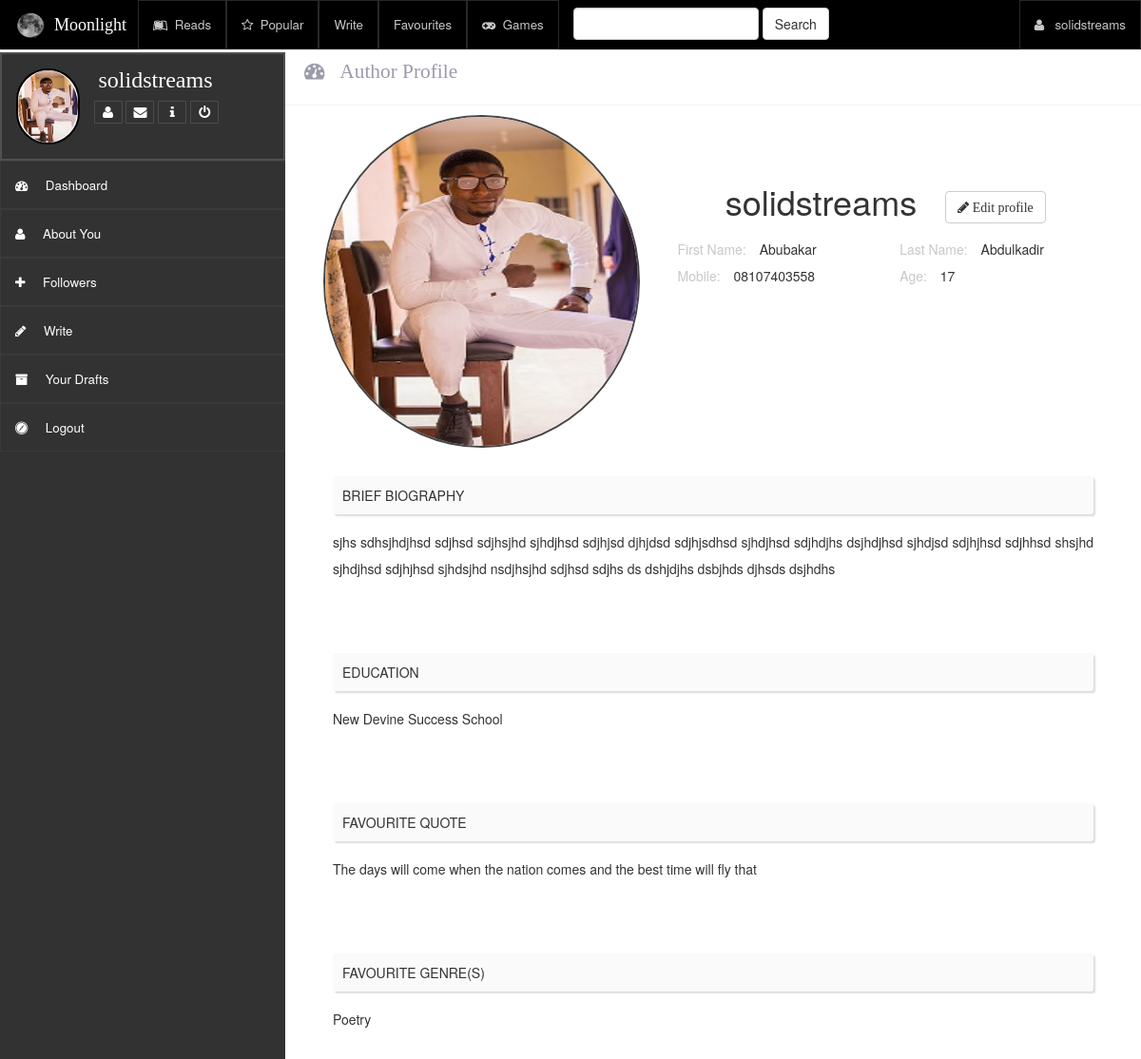
The page /about/solidstreams (signed in) on the database its author committed.
### writeups/models.py (models this page shows, shortened)
class Bio(models.Model):
    author = models.ForeignKey(User, on_delete=models.CASCADE)
    bio = models.TextField(null=True)
    school = models.CharField(max_length=250, null=True)
    age = models.IntegerField(null=True)
    quote = models.TextField(null=True)
    genre = models.CharField(max_length=250, null=True)
    mobile_no = models.CharField(max_length=250, null=True)
    photo = models.FileField(blank=True)

### writeups/views.py (the view)
# urls.py: path('about/<username>', views.About.as_view(), name='about'),
class About(View):
    @method_decorator(login_required)
    def get(self, request, username):
        user_details = get_user_details(username)
        user = User.objects.get(username=username)
        context = {
            'user_details': user_details,
            'request_user': user,
            'followed': check_followed(request.user, username)
        }
        return render(request, "writeups/about.html", context)

### writeups/utiliity.py (called while the page is built)
def get_user_details(username):
    user = User.objects.get(username=username)
    bio = Bio.objects.get(author__username=username)
    details = {
        'username': user.username,
        'email': user.email,
        'firstname': user.first_name,
        'lastname': user.last_name,
        'mobile_no': bio.mobile_no,
        'bio': bio.bio,
        'school': bio.school,
        'age': bio.age,
        'quote': bio.quote,
        'genre': bio.genre,
        'photo': bio.photo
    }
    return details

def check_followed(follower, follow):
    if follower.is_authenticated:
        elem = Follow.objects.filter(follow=follow).filter(follower=follower)
    else:
        elem = False
    if elem:
        return True
    else:
        return False

### writeups/templates/writeups/about.html (shortened to what this page needs)
{% extends 'writeups/base_user.html' %}
{% load static %}
{% block css %}
  <link rel="stylesheet" type="text/css" href="{% static 'writeups/css/profile.css' %}"/>
{% endblock %}
{%block head_title %}
	Author Profile
{% endblock %}
{% block mainBody %}
<div class="about-cont col-xs-12 col-sm-12 col-md-12 col-lg-12">
				<div class="row">
					<div class="img-username col-xs-12 col-sm-5 col-md-5 col-lg-5">
						<div class="bio-img-cont">
							{% if user_details.photo %}
								<img src="{{ user_details.photo.url }}" class="bio-img img-circle" />
							{% else %}
								<img src="{% static 'writeups/images/default.jpg' %}" class="bio-img img-circle" />
							{% endif %}
						</div>
					</div>
					<div class="each-section personal col-xs-12 col-sm-7 col-md-7 col-lg-7">
						<div class="section-content">
							<div class="row">
								<div class="username">
									{{user_details.username}}
									{% if user.is_authenticated and user.id == request_user.id%}
										&nbsp <a href="{% url 'writeups:update_about' user.pk %}" class="btn btn-default fa fa-pencil"> Edit profile </a>
									{% endif %}
								</div>
								<div class="col-xs-12 col-sm-6 col-md-6 col-lg-6">
									<span class="section-label"> First Name: </span>
									<span class="section-value"> {{user_details.firstname}} </span>
								</div>
								<div class="col-xs-12 col-sm-6 col-md-6 col-lg-6">
									<span class="section-label"> Last Name: </span>
									<span class="section-value"> {{user_details.lastname}} </span>
								</div>
								<div class="col-xs-12 col-sm-6 col-md-6 col-lg-6">
									<span class="section-label"> Mobile: </span>
									<span class="section-value"> {{user_details.mobile_no}} </span>
								</div>
								<div class="col-xs-12 col-sm-6 col-md-6 col-lg-6">
									<span class="section-label"> Age: </span>
									<span class="section-value"> {{user_details.age}} </span>
								</div>
							</div>
						</div>
					</div>
				</div>
				<div class="each-section">
					<div class="section-header"> BRIEF BIOGRAPHY </div>
					<div class="section-content">
						<div class="row">
							<div class="section-value">
								{{user_details.bio}}
							</div>
						</div>
					</div>
				</div>
				<div class="each-section">
					<div class="section-header"> EDUCATION </div>
					<div class="section-content">
						<div class="row">
							<div class="section-value">
								{{user_details.school}}
							</div>
						</div>
					</div>
				</div>
				<div class="each-section">
					<div class="section-header"> FAVOURITE QUOTE </div>
					<div class="section-content">
						<div class="row">
							<div class="section-value">
								{{user_details.quote}}
							</div>
						</div>
					</div>
				</div>
				<div class="each-section">
					<div class="section-header"> FAVOURITE GENRE(S) </div>
					<div class="section-content">
						<div class="row">
							<div class="section-value">
								{{user_details.genre}}
							</div>
						</div>
					</div>
				</div>
              </div>
{% endblock %}

### writeups/templates/writeups/base_user.html (shortened to what this page needs)
{% load static %}
<!DOCTYPE html>
<html lang="en" dir="ltr">
 <head>
    <link rel='stylesheet' type="text/css" href="{% static 'writeups/fonts/font-awesome.css' %}" />
    <link rel="stylesheet" type="text/css" href="{% static 'writeups/css/bootstrap.min.css' %}" />
    <link rel="stylesheet" type="text/css" href="{% static 'writeups/css/bootstrap.css' %}" />
    <link rel="stylesheet" type="text/css" href="{% static 'writeups/css/base_user.css' %}"/>
    {% block css %}
    {% endblock %}
  </head>
  <body>
      <div class="navbar navbar-default navbar-fixed-top">
        <div class="container-fluid">
            <div class="navbar-header">
              <div class="navbar-brand">
                <a href="{% url 'writeups:index' %}" class='nav-link'>
                    <img src="{% static 'writeups/images/logo.png' %}" class="logo-img" width="40px" height="30px" />
                    <span class='brand-name'> Moonlight </span>
                </a>
              </div>
            </div>
            <div class="collapse navbar-collapse" id="menuList">
              <ul class="nav navbar-nav">
                  <li><a href="{% url 'writeups:read' 'all' 'recent' %}"> <span class="fa fa-leanpub"></span>&nbsp Reads </a></li>
                  <li><a href="{% url 'writeups:popular' 'all' %}"><span class="fa fa-star-o"></span>&nbsp Popular </a></li>
                  <li><a href="{% url 'writeups:write' %}"> Write </a></li>
                  <li><a href="{% url 'writeups:favourites' 'all' %}"> Favourites </a></li>
                  <li><a href="#"> <span class="fa fa-gamepad"></span>&nbsp Games </a></li>
              </ul>
              <form class="navbar-form navbar-left" role="search" action="#" method="post">
                <div class="form-group">
                  <input type="text" name="" class='form-control' value="" />
                </div>
                <button type="button" name="button" class="btn btn-default"> Search </button>
              </form>
              <ul class='nav navbar-nav navbar-right'>
                  {% if user.is_authenticated %}
                        <li class="dropdown">
                          <a href="{% url 'writeups:dashboard' user.username %}"> <span class="fa fa-user"> </span> &nbsp
                              {{user.username}} </a>
                        </li>
                  {% else %}
                        <li> <a href="{% url 'writeups:login' %}"> Login </a> </li>
                  {% endif %}
              </ul>
            </div>
        </div>
      </div>
      <div class="container-fluid">
        <div class="row">
          <div class="left-hand col-xs-12 col-sm-3 col-md-3 col-lg-3">
              <div class="profile-header row">
                <div class="profile-img col-xs-4 col-sm-3 col-md-3 col-lg-3">
                  {% if user_details.photo %}
                    <img src="{{ user_details.photo.url }}" alt="" width='100%' height='100%' class="img-circle"/>
                  {% else %}
                    <img src="{% static 'writeups/images/default.jpg' %}" alt="" width='100%' height='100%' class="img-circle" />
                  {% endif %}
                </div>
                <div class="profile-details col-xs-8 col-sm-9 col-md-9 col-lg-9">
                  <div class="profile-name"> {{request_user.username}} </div>
                  {% if user.is_authenticated and user.id == request_user.id %}
                      <div class="profile-icons">
                          <span class='fa fa-user icon'></span>
                          <span class='fa fa-envelope icon'></span>
                          <span class='fa fa-info icon'></span>
                          <span class='fa fa-power-off icon'></span>
                      </div>
                  {% endif %}
                </div>
              </div>
              <div class="row">
                  <a href="{% url 'writeups:dashboard' request_user.username%}"> <div class="profile-list"> <span class="fa fa-dashboard"></span> &nbsp &nbsp Dashboard </div> </a>
                  <a href="{% url 'writeups:about' request_user.username %}"><div class="profile-list"> <span class="fa fa-user"></span> &nbsp &nbsp About You </div> </a>
                  <a href="{% url 'writeups:followers' request_user.username %}"><div class="profile-list"> <span class="fa fa-plus"></span> &nbsp &nbsp Followers </div></a>
                  <a href="{% url 'writeups:write' %}"> <div class="profile-list"> <span class="fa fa-pencil"></span> &nbsp &nbsp Write </div></a>
                  <div class="profile-list"> <span class="fa fa-archive"></span> &nbsp &nbsp Your Drafts </div>
                  <a href="{% url 'writeups:logout' %}"><div class="profile-list"> <span class="fa fa-safari"></span> &nbsp &nbsp Logout </div> </a>
              </div>
          </div>
          <div class="right-hand col-xs-12 col-sm-9 col-md-9 col-lg-9">
              <div class="content-header"> <span class="fa fa-dashboard"> &nbsp {% block head_title %} {% endblock %}</span></div>
              <div class="mainbody-cont col-xs-12 col-sm-12 col-md-12 col-lg-12">
                  {% block mainBody %}
                  {% endblock %}
              </div>
          </div>
          </div>
        </div>
  </body>
</html>

### writeups/static/writeups/css/base_user.css (style rules this page uses)
a { text-decoration: none; }
.navbar-default { background-color: rgb(0, 0, 0); margin-bottom: 0px; }
.navbar-brand { padding: 12px; }
.brand-name { color: white; font-family: cursive; }
.nav-link { text-decoration: none; }
.navbar-nav > li > a { color: rgb(200, 200, 200) !important; border: 1px solid rgba(100, 100, 100, 0.4); font-size: 10pt; font-weight: lighter; }
.navbar-form { margin-top: 0px; padding-top: 8px; }
.left-hand { position: fixed; top: 55px; bottom: 0px; background-color: rgb(50, 50, 50); }
.profile-header { padding: 15px; border: 2px solid rgba(100, 100, 100, 0.6) }
.profile-img { background-color: white; height: 80px; border-radius: 50px; border: 2px solid black; padding: 0px; }
.profile-img img { width: 100%; height: 100%; }
.profile-details { margin-top: -10px; }
.profile-name { color: white; font-size: 18pt; padding: 5px; font-family: cursive; }
.profile-icons { color: white; }
.icon { border: 1px solid rgba(100, 100, 100, 0.5); padding: 4px; width: 30px; text-align: center; cursor: pointer }
.profile-list { color: white; padding: 15px; font-size: 10pt; cursor: pointer; border: 1px solid rgba(70, 70, 70, 0.4) }
.right-hand { position: absolute; right: 0px; padding: 0px; margin-top: 40px; }
.content-header { color: rgba(130, 130, 150, 0.8); padding: 20px; font-size: 16pt; font-family: "Arial"; border-bottom: 1px solid rgba(230, 230, 230, 0.5) }

### writeups/static/writeups/css/profile.css (style rules this page uses)
a { text-decoration: none; }
.bio-img-cont { width: 100%; height: 350px; margin: 10px; }
.bio-img { width: 100%; height: 100%; border: 2px solid rgb(70, 70, 70) }
.username { text-align: center; font-size: 27pt; }
.personal { margin-top: 30px; line-height: 5; }
.each-section { padding: 20px; margin-bottom: 20px; }
.section-header { background-color: rgb(250, 250, 250); padding: 10px; border-radius: 3px; box-shadow: 2px 2px 2px rgb(220, 220, 220) }
.section-content { padding: 15px; text-align: justify; line-height: 2; }
.section-label { margin-right: 10px; color: rgb(200, 200, 200); font-weight: normal; }

### rows shown on the page
Bio: mobile_no "08107403558", bio "sjhs sdhsjhdjhsd sdjhsd sdjhsjhd sjhdjhsd sdjhjsd djhjdsd sdjhjsdhsd sjhdjhsd sdjhdjhs dsjhdjhsd sjhdjsd sdjhjhsd sdjhhsd shsjhd sjhdjhsd sdjhjhsd sjhdsjhd nsdjhsjhd sdjhsd sdjhs ds dshjdjhs dsbjhds djhsds dsjhdhs", school "New Devine Success School", quote "The days will come when the nation comes and the best time will fly that", genre "Poetry"

### other values the page prints
{{ user.username }} "solidstreams"
{{ request_user.username }} "solidstreams"
{{ user_details.username }} "solidstreams"
{{ user_details.firstname }} "Abubakar"
{{ user_details.lastname }} "Abdulkadir"
{{ user_details.age }} "17"
